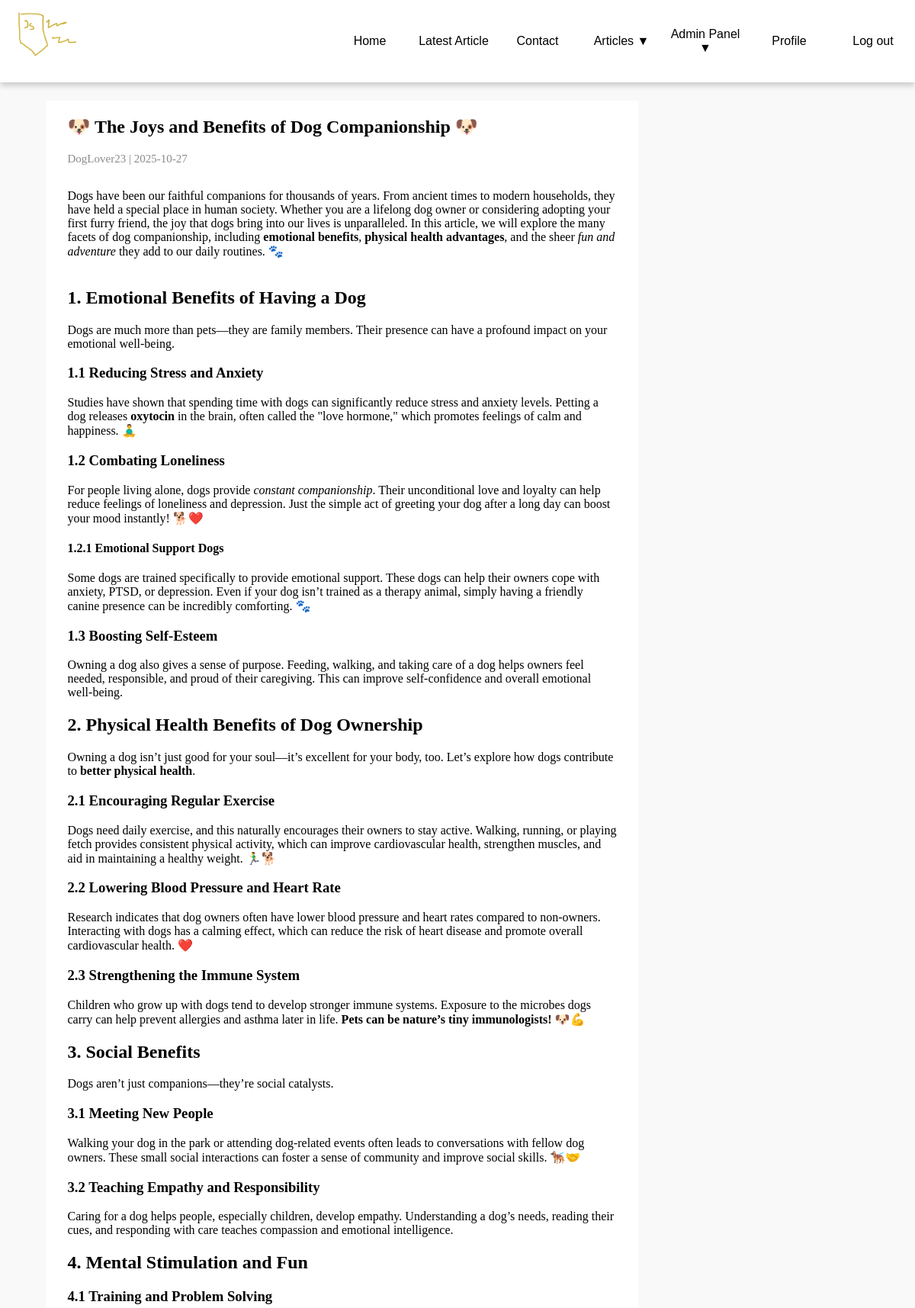
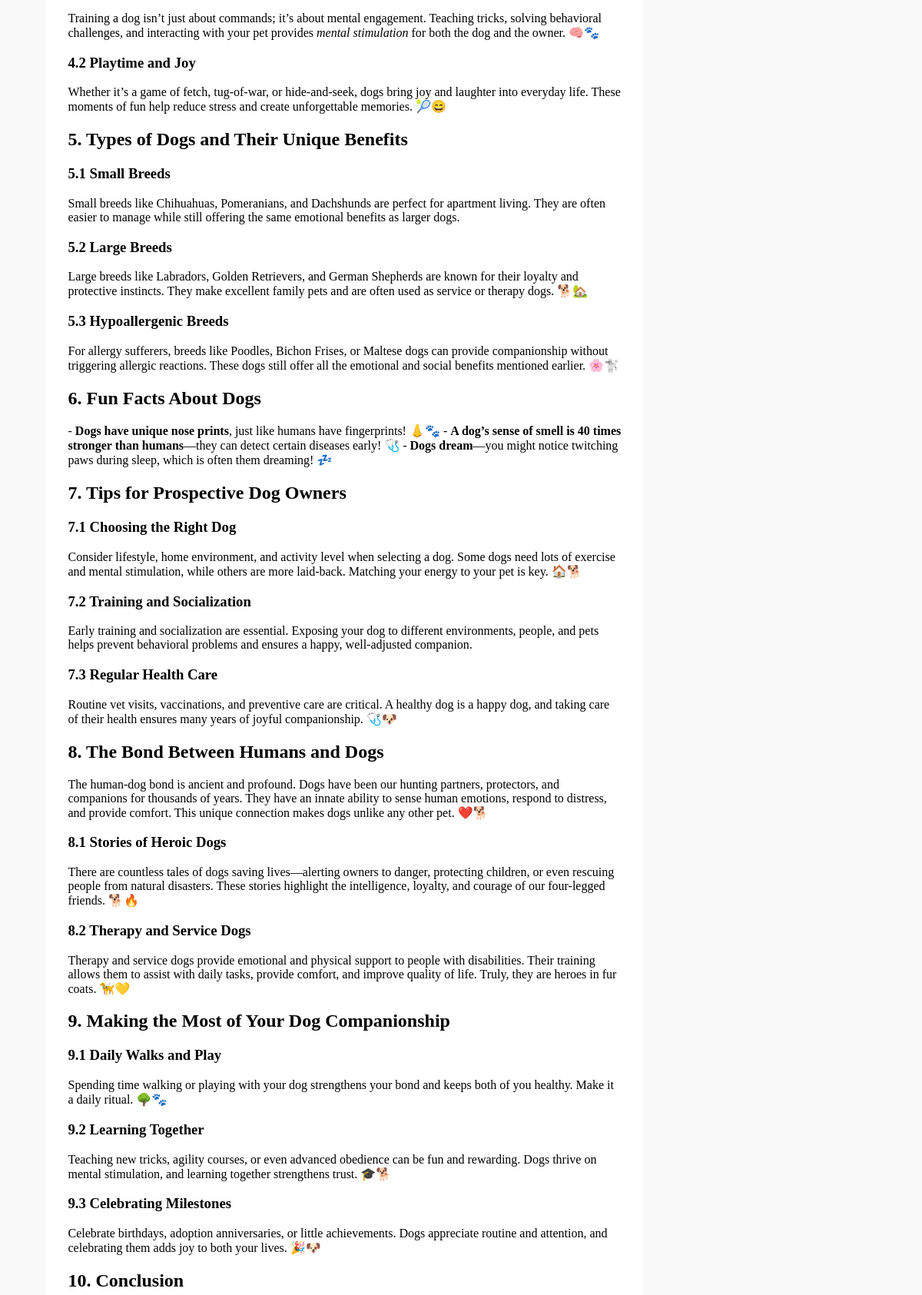
The app's page /article.php (signed in, upper part) with its own data (2 pictures, top to bottom).
### tables this page shows
CREATE TABLE `articles` (
  `id` int(11) NOT NULL,
  `title` text DEFAULT NULL,
  `article` text DEFAULT NULL,
  `ownerID` int(11) DEFAULT NULL,
  `date` date DEFAULT NULL
);

CREATE TABLE `users` (
  `id` int(11) NOT NULL,
  `login` text DEFAULT NULL,
  `password` text DEFAULT NULL,
  `role` varchar(10) DEFAULT NULL
);

### article.php (the view, shortened to what this page needs)
<?php
require("php/connection.php");
require("php/functions.php");
$user = checkSession($con);
if(isset($_GET['id'])){
    $id = $_GET['id'];
    $query = $con->prepare("SELECT a.id, u.login, a.ownerID, a.title, a.article, a.date
    FROM articles a join users u on u.id = a.ownerID WHERE a.id = ?");
    $query->bind_param("i", $id);
    $query->execute();
    $articleResult = $query->get_result();
    if($articleResult){
        $articleData = $articleResult->fetch_assoc();
    }
}
else{
    $articleData = $con->query("SELECT a.id, u.login, a.ownerID, a.title, a.article, a.date  FROM articles a join users u on a.ownerID = u.id ORDER BY a.id DESC LIMIT 1")->fetch_assoc();
}
?>
<!DOCTYPE html>
<html lang="en">
<head>
    <link rel="stylesheet" href="style.css">
</head>
<body>
    <?php
    getNav(getRole($user));
    ?>
    <div class="container">
        <main class="article">
             <article>
                <?php
                if(isset($articleData)){
                    echo '<h1>'.$articleData['title'].'</h1>
                    <p id="date">'.$articleData['login'].' | '.$articleData['date'].'</p>
                    <p>'.parseMarkup($articleData['article']).'</p>';
                }
                else{
                    echo '<h2>Article not found</h2>
                    <p>The article you are looking for does not exist.</p>';
}
                ?>
            </article>
        </main>
    </div>
</body>
</html>

### php/functions.php (shortened to what this page needs)
<?php
function getNav($role){
    echo "<nav>
        <img id='logo' src='static/logo.png' alt='logo'>
        <div class='nav-buttons'>
            <button onclick=\"location.href='index.php'\">Home</button>
            <button onclick=\"location.href='article.php'\">Latest Article</button>
            <button onclick=\"location.href='contact.php'\">Contact</button>";
    if(isUser($role)){
        echo "<div class='dropdown'>";
            echo "<button class='dropbtn'>Articles ▼</button>";
        echo "</div>";
        if(isAdmin($role)){
            echo "<div class='dropdown'>";
            echo "<button class='dropbtn'>Admin Panel ▼</button>";
        echo "</div>";
        }
        echo "<button onclick=\"location.href='profile.php'\">Profile</button>";
        echo "<button onclick=\"location.href='logout.php'\">Log out</button>";
    }
    else{
        echo "<button onclick=\"location.href='login.php'\">Log in</button>";
    }
    echo "</div>
        <img id='hamburger' src='static/hamburger.png' alt='hamburger'>
        <img id='x' src='static/x.png' alt='x'>
        </nav>";
}
function checkSession($con){
    if(isset($_SESSION["userID"])){
        $id = $_SESSION["userID"];
        $query = $con->prepare("SELECT * FROM users u INNER JOIN user_data ud ON ud.userID = u.id  WHERE u.id = ? LIMIT 1");
        $query->bind_param("i", $id);
        $query->execute();
        $result = $query->get_result();
        if($result && mysqli_num_rows($result) > 0){
            return $result->fetch_assoc();
        }
    }
}
function isAdmin($role){
    return $role == "admin" ||  isSuperAdmin($role);
}
function isUser($role){
    return $role == 'user' || isAdmin($role);
}
function parseMarkup($article){
    $article = str_replace(['\#', '\*'], ['_ESC_HASH_', '_ESC_STAR_'], $article);
    $article = preg_replace("/^######\s+(.*)$/m","<h6>$1</h6>",$article);
    $article = preg_replace("/^#####\s+(.*)$/m","<h5>$1</h5>",$article);
    $article = preg_replace("/^####\s+(.*)$/m","<h4>$1</h4>",$article);
    $article = preg_replace("/^###\s+(.*)$/m","<h3>$1</h3>",$article);
    $article = preg_replace("/^##\s+(.*)$/m","<h2>$1</h2>",$article);
    $article = preg_replace("/^#\s+(.*)$/m","<h1>$1</h1>",$article);
    $article = preg_replace("/\*\*(.*?)\*\*/",'<b>$1</b>',$article);
    $article = preg_replace("/\*(.*?)\*/","<i>$1</i>",$article);
    $article = str_replace(['_ESC_HASH_', '_ESC_STAR_'], ['#', '*'], $article);
    return $article;
}

### style.css (style rules this page uses)
html,body { margin: 0; padding: 0; width: 100%; scrollbar-width: none; -ms-overflow-style: none; scroll-behavior: smooth; }
div { height: 80%; }
.container { width: 100%; display: flex; flex-direction: column; flex-wrap: wrap; background-color: #f9f9f9; }
main { min-height: 85vh; margin-left: 5%; display: flex; flex-direction: column; flex-wrap: wrap; align-content: space-around; align-items: center; }
p#date { color: rgb(138, 138, 138); font-size: 15px; height: 4vh; }
.article { margin-top: 2%; height: auto; margin-bottom: 2%; align-content: flex-start; }
article { min-height: 20vh; width: 60vw; height: auto; background-color: white; }
article h1, article h2, article h3, article h4, article h5, article h6, article p { white-space: pre-wrap; }
article { padding-left: 2.5%; padding-right: 2.5%; }
.index div, article { transition: ease-in-out 0.5s; }
nav { display: flex; padding: 0; position: sticky; top: 0; z-index: 9999; background-color: white; box-shadow: 0px 4px 8px 0px rgba(0,0,0,0.2); }
.dropdown { position: relative; display: inline-block; height: auto; width: 10%; }
#logo { height: 100px; width: 100px; }
.nav-buttons { display: flex; flex-direction: row; justify-content: flex-end; align-items: center; width: 100%; height: auto; background-color: white; }
.nav-buttons button { border: none; color: #000; font-size: 16px; cursor: pointer; transition: 0.3s ease; height: 13.5vh; }
.nav-buttons > button { background-color: transparent; width: 10%; }
.dropbtn { background-color: transparent; width: 100%; }

### records on screen
articles: title "🐶 The Joys and Benefits of Dog Companionship 🐶", ownerID.login "DogLover23", date "2025-10-27", article "Dogs have been our faithful companions for thousands of years. From ancient times to modern households, they have held a special place in human society. Whether you are a lifelong dog owner or considering adopting your first furry friend, the joy that dogs bring into our lives is unparalleled. In this article, we will explore the many facets of dog companionship, including emotional benefits , physical health advantages , and the sheer fun and adventure they add to our daily routines. 🐾 1. Emotional Benefits of Having a Dog Dogs are much more than pets—they are family members. Their presence can have a profound impact on your emotional well-being. 1.1 Reducing Stress and Anxiety Studies…"
